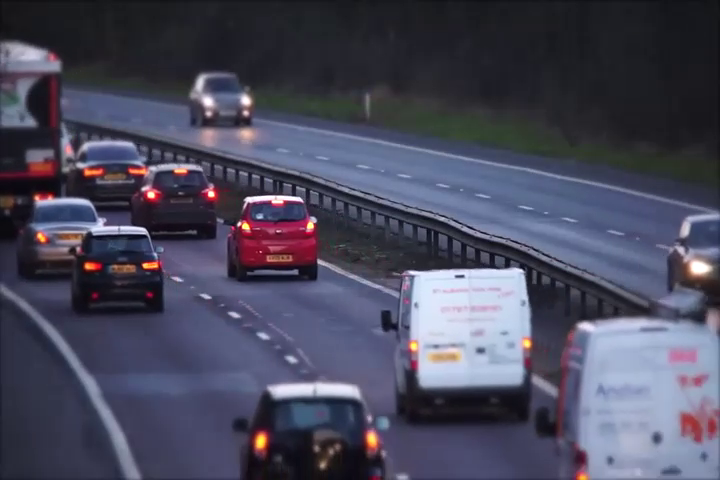
#> input picture frame 6 of İleri Seviye/Seçilen Nesne Takibi/cars.mp4, 720 x 480 px, given in place of Cars2.mp4, which was not available
$ python cars.py
#> lines starting #> are read from the running program, lines starting #| are printed output that depends on the picture; after the words box and inside, x2 and y2 are one past the last pixel; in counts of white or black regions, pixels touching at a corner belong together; pictures that were not available may be replaced by others from this repository, and a replacement may not be noted
import cv2

video = cv2.VideoCapture("Cars2.mp4")
cars = cv2.CascadeClassifier("cars.xml")

while True:
    _,kare = video.read()
#> kare is the input picture: shape (480, 720, 3); mean B, G, R 92.4, 73.8, 74.1
    kare = cv2.resize(kare,(850,500))
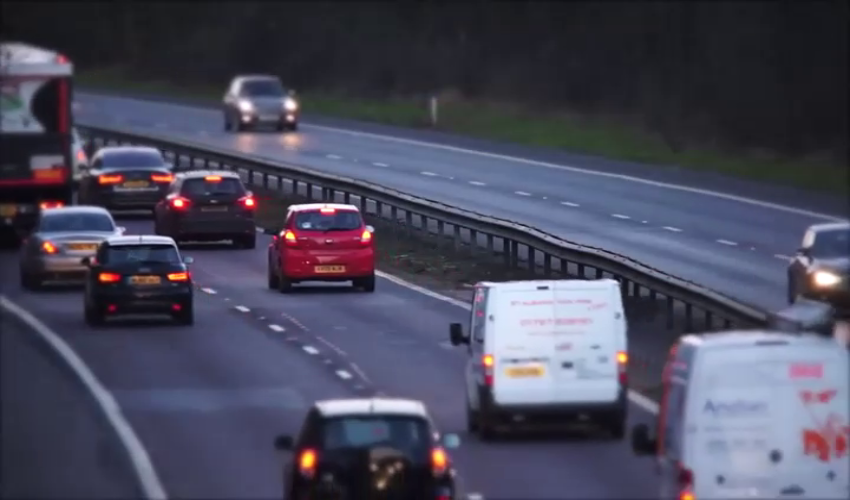
#> kare: shape (500, 850, 3); mean B, G, R 92.3, 73.7, 74
    kareGRAY = cv2.cvtColor(kare,cv2.COLOR_BGR2GRAY)
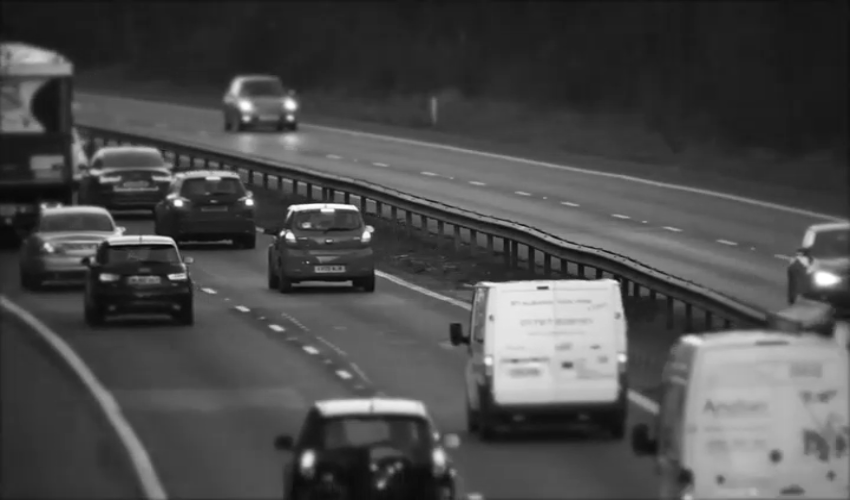
#> kareGRAY: shape (500, 850); min 7, max 255, mean 75.9

    car_locs = cars.detectMultiScale(kareGRAY,1.1,6)
#> car_locs = [[502, 345, 45, 45], [265, 194, 143, 143]]

    for (x,y,w,h) in car_locs:
        cv2.rectangle(kare,(x,y),(x+w,y+h),[255,0,0],2)
#> this loop made 2 passes
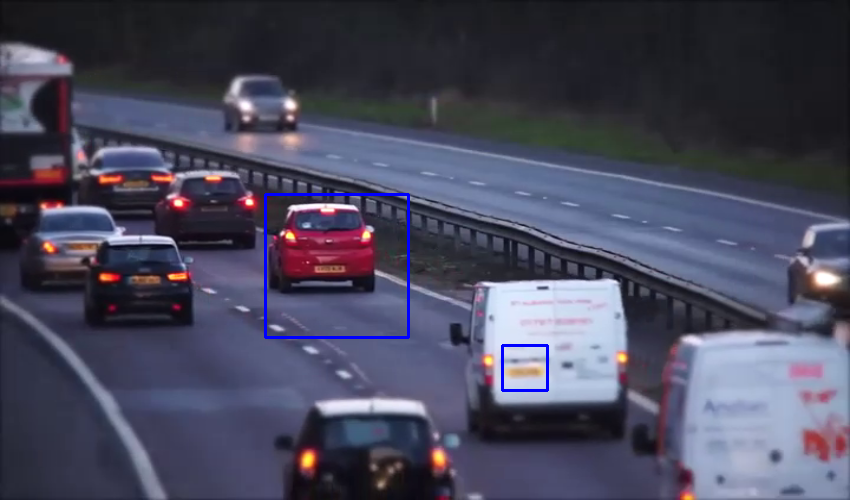
#> kare: shape (500, 850, 3); 0.53% of pixels changed, all inside (x1, y1, x2, y2) = (264, 193, 549, 392)

    cv2.imshow("video",kare)

    key = cv2.waitKey(1)
#> (key Esc is pressed here)
    if key == 27:
        break

video.release()
cv2.destroyAllWindows()

$ run again, starting later in the video
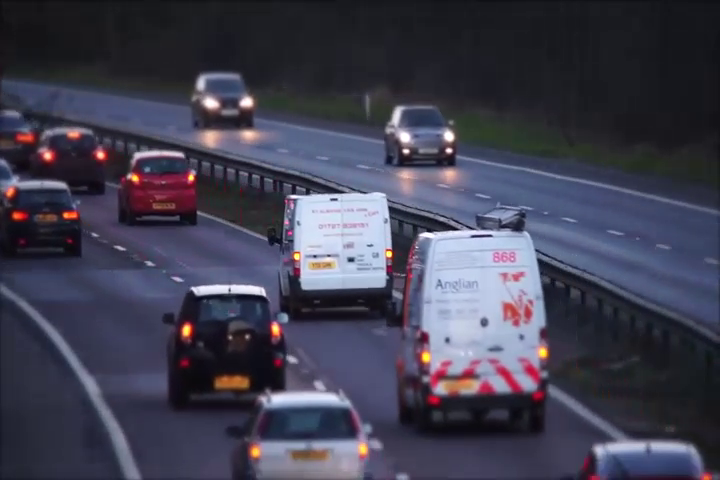
#> input picture frame 29 of İleri Seviye/Seçilen Nesne Takibi/cars.mp4, 720 x 480 px, given in place of Cars2.mp4, which was not available
#> kare is the input picture: shape (480, 720, 3); mean B, G, R 81.7, 64.8, 65.7
#> `kareGRAY = cv2.cvtColor(kare,cv2.COLOR_BGR2GRAY)`:
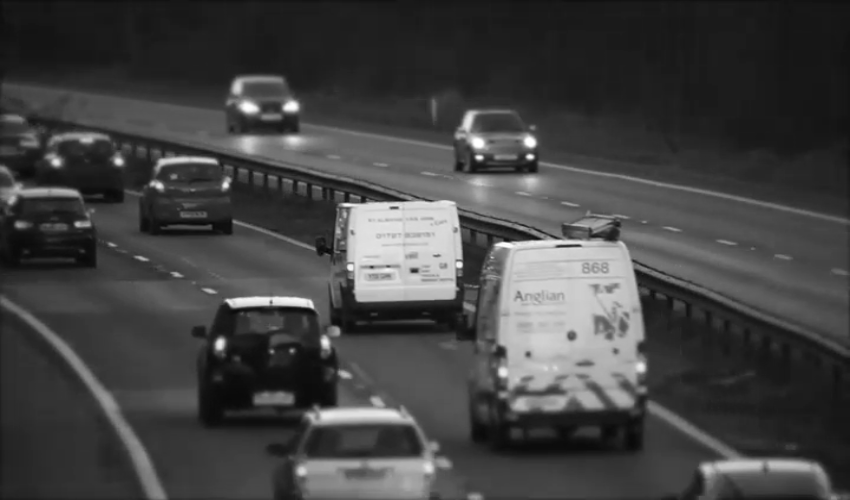
#> kareGRAY: shape (500, 850); min 5, max 255, mean 66.8
#> car_locs = [[552, 233, 22, 22], [359, 251, 42, 42], [452, 101, 104, 104]]
#> the loop `for (x,y,w,h) in car_locs:` made 3 passes
#> after the loop `for (x,y,w,h) in car_locs:`:
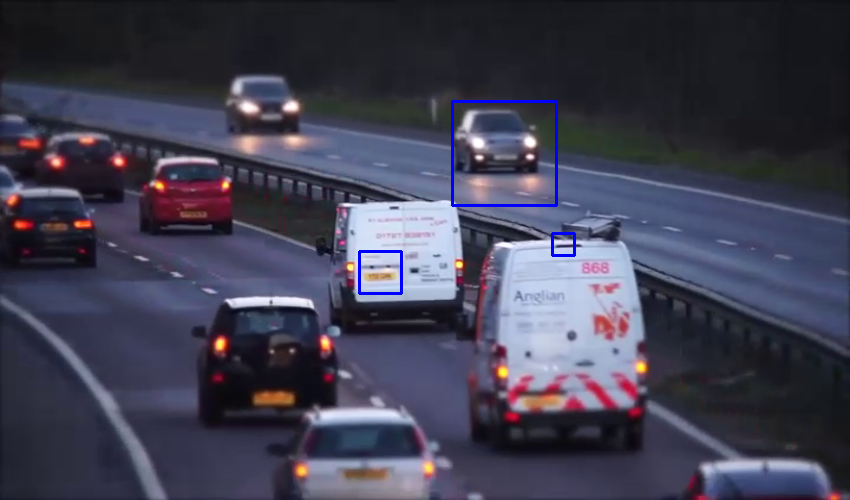
#> kare: shape (500, 850, 3); mean B, G, R 82.1, 64.1, 65

$ run again, starting later in the video
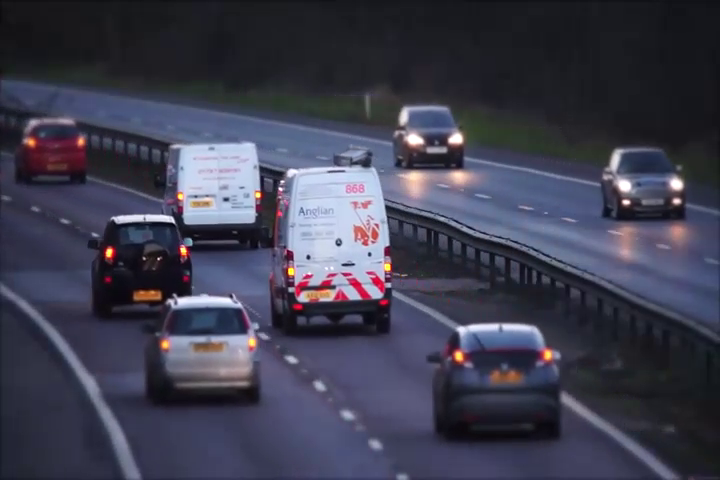
#> input picture frame 52 of İleri Seviye/Seçilen Nesne Takibi/cars.mp4, 720 x 480 px, given in place of Cars2.mp4, which was not available
#> kare is the input picture: shape (480, 720, 3); mean B, G, R 80.3, 63.3, 63.2
#> `kareGRAY = cv2.cvtColor(kare,cv2.COLOR_BGR2GRAY)`:
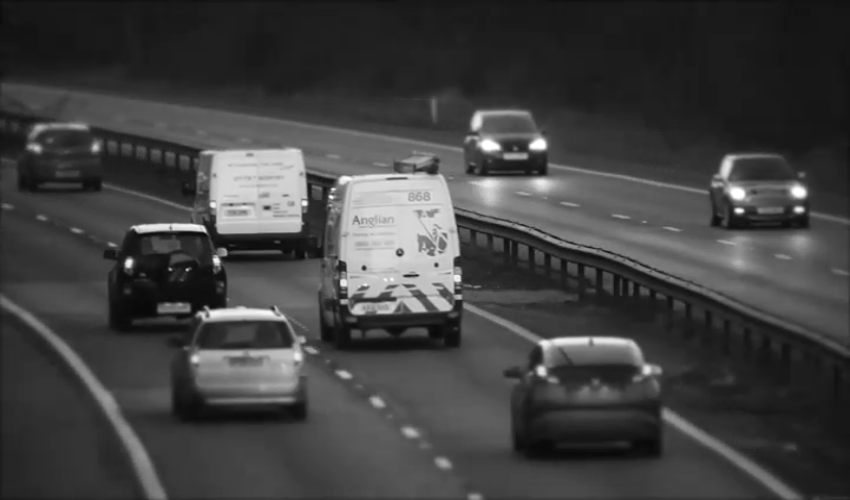
#> kareGRAY: shape (500, 850); min 6, max 255, mean 65.1
#> car_locs = [[225, 196, 27, 27]]
#> the loop `for (x,y,w,h) in car_locs:` made 1 pass
#> after the loop `for (x,y,w,h) in car_locs:`:
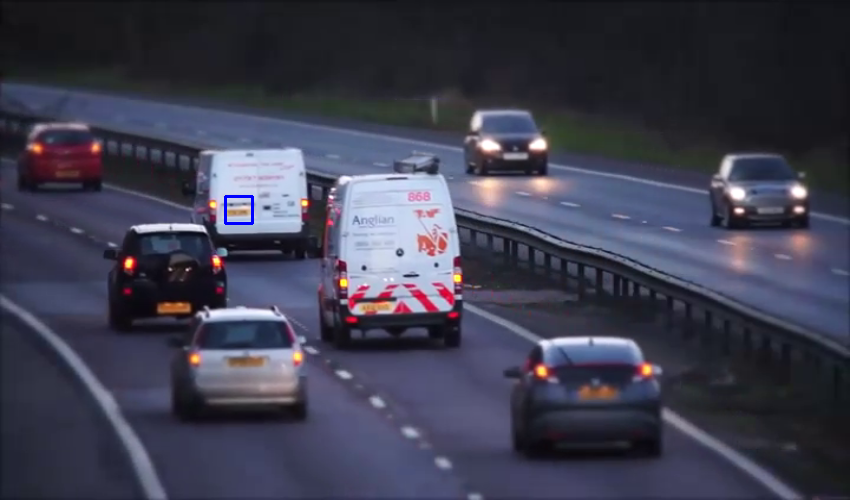
#> kare: shape (500, 850, 3); mean B, G, R 80.2, 63.1, 63
